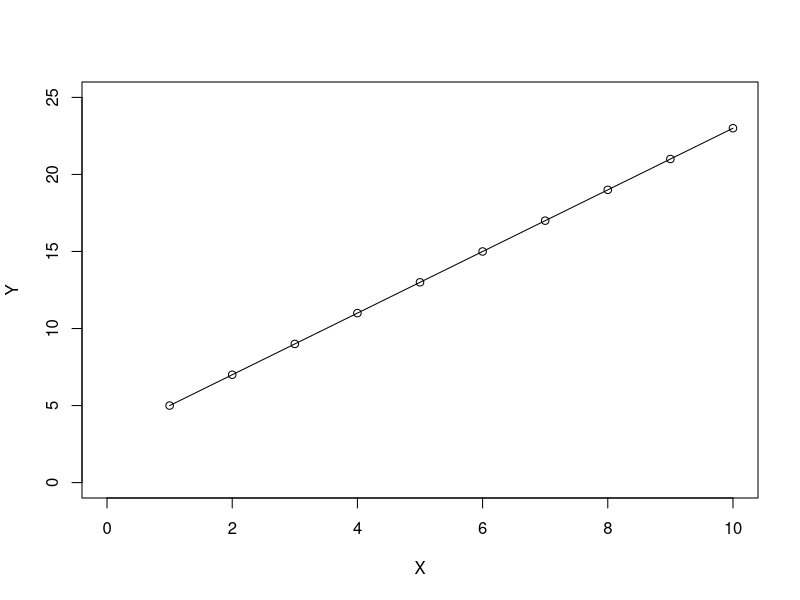
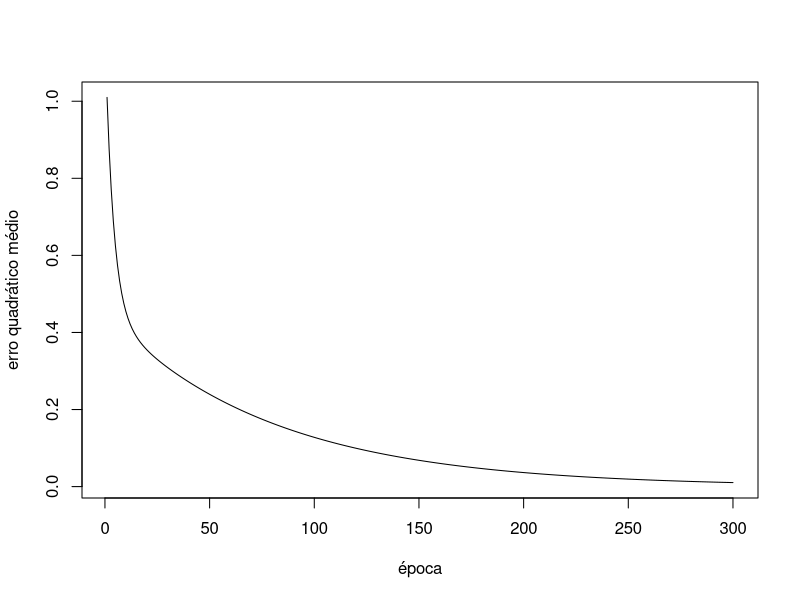
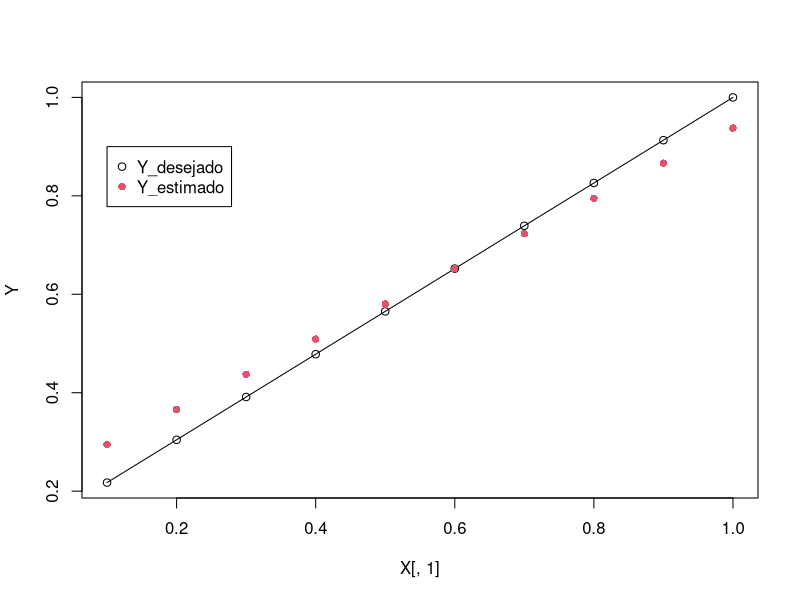
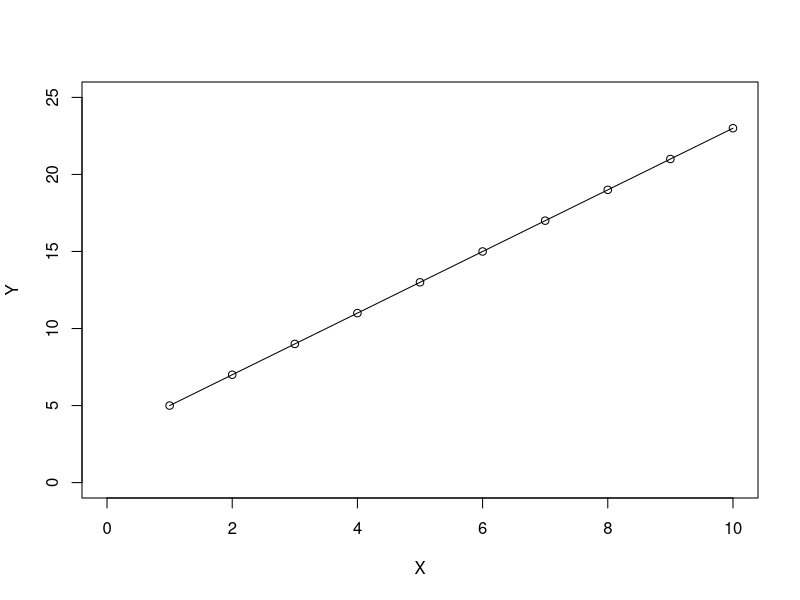
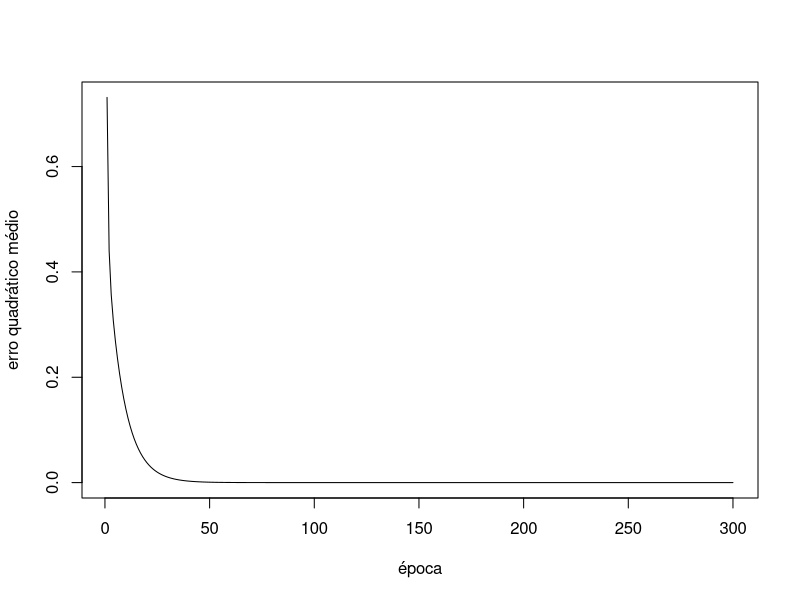
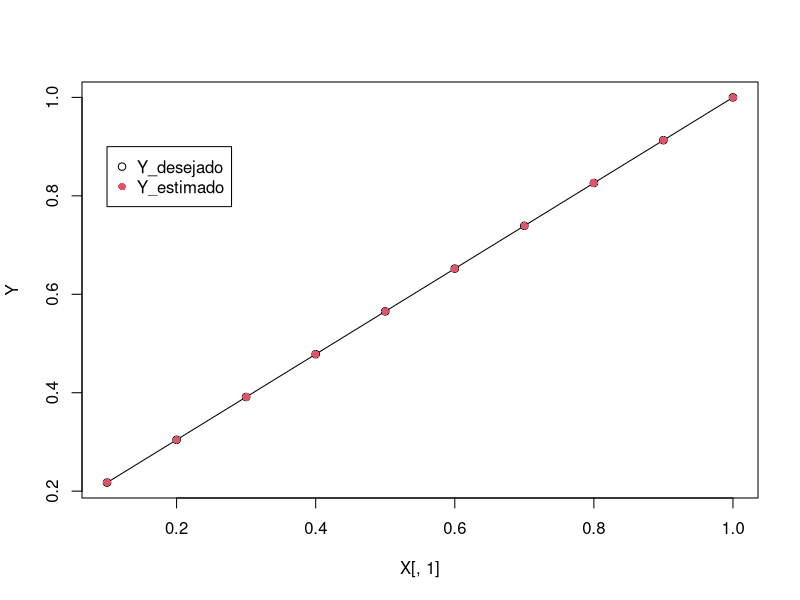
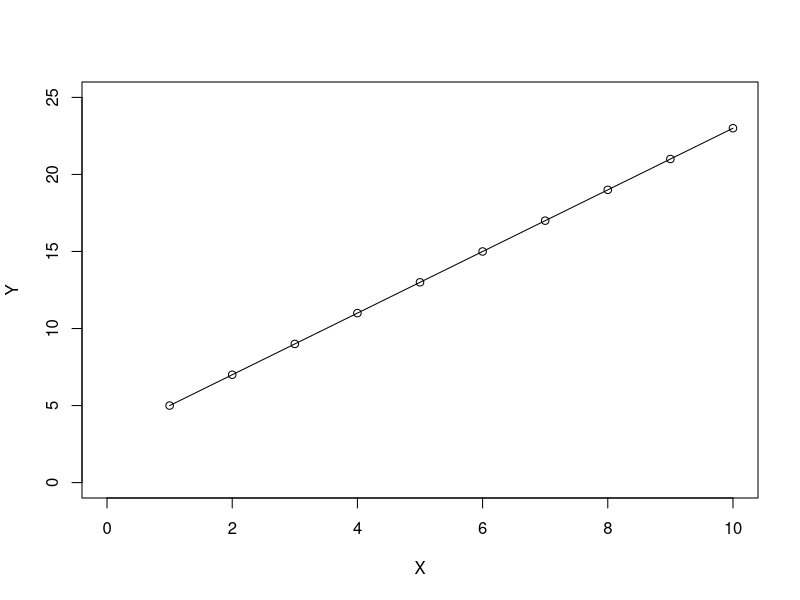
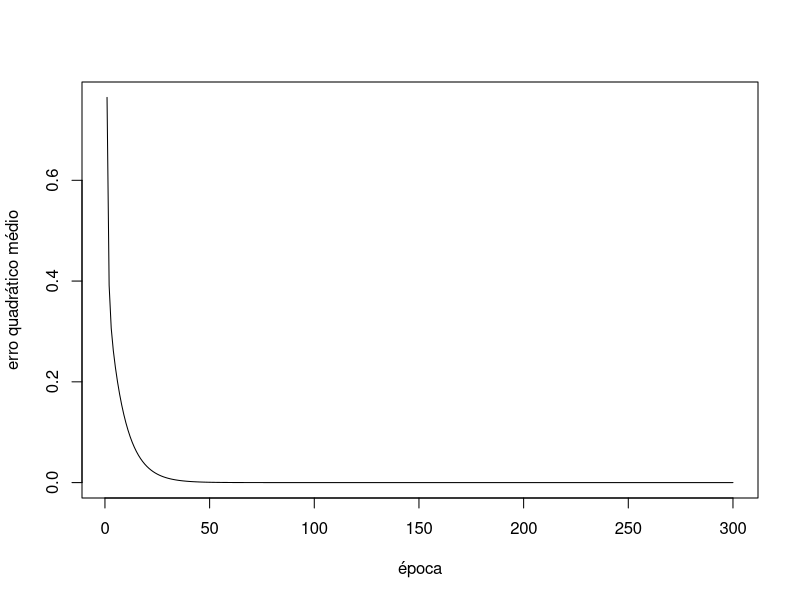

Reproduce these figures in R, in order.
## ---- chunk 1
# Definindo o tamanho do vetor
N<-10

# Criando o vetor X com valores de 1 a N
X<-seq(1,N)

# Criando o vetor Y com a função 2X + 3
Y<-2*X+3

# Plotando os valores de X e Y em um gráfico de pontos
plot(X,Y,type="o",xlim=c(0, 10),ylim=c(0,25))
## ---- chunk 2
# Normalizando os vetores entre 0 e 1 e transpondo
X<-X/max(X)
Y<-Y/max(Y)
X<-t(t(X))

# Adicionando um vetor de bias à matriz X
bias<-1
X<-cbind(X,bias)

# Imprimindo as matrizes X e Y
print(X)
print(cbind(Y))
## ---- chunk 3
# Definindo o número máximo de épocas e a taxa de aprendizado
epoca_max<-300
eta<-0.01

# Inicializando o vetor de pesos W
W<-c(0,1)

# Inicializando vetores para armazenar os erros das iterações e das épocas
err_iter<-rep(0,N)
err_epoc<-rep(0,epoca_max)

# Iniciando o loop de treinamento
for (epoca in 1:epoca_max) {
  for (i in 1:N) {
    # Calculando a saída estimada para a entrada atual
    v <- sum(X[i,]*W)
    # Calculando o erro entre a saída desejada e a saída estimada
    erro <- Y[i] - v
    # Calculando o delta para atualizar os pesos
    delta <- eta*erro*X[i,]
    # Atualizando os pesos
    W <- W + delta
    # Armazenando o erro da iteração atual
    err_iter[i] <- 0.5*(erro^2)
  }
  # Armazenando o erro da época atual
  err_epoc[epoca] <- sum(err_iter)
}

# Plotando o erro quadrático médio ao longo das épocas
plot(err_epoc, type = "line", xlab = "época", ylab = "erro quadrático médio")
## ---- chunk 4
print(W)
## ---- chunk 5
Y_estimado<-X[,1]*W[1]+W[2]

plot(X[,1],Y,type ="n")
points(X[,1],Y,pch=1,type="o",col="1")
points(X[,1],Y_estimado,pch=16,type="p",col="2")
legend(0.1,0.9,legend=c("Y_desejado","Y_estimado"),col=c(1,2),pch=c(1,16))
## ---- chunk 6
print(paste("Erro final do treinamento", err_epoc[epoca_max]))
## ---- chunk 7
N<-10
X<-seq(1,N)
Y<-2*X+3
plot(X,Y,type="o",xlim=c(0, 10),ylim=c(0,25))
## ---- chunk 8
X<-X/max(X)
Y<-Y/max(Y)
X<-t(t(X))
bias<-1
X<-cbind(X,bias)
print(X)
print(cbind(Y))
## ---- chunk 9
epoca_max<-300
eta<-0.1
W<-c(0,1)
err_iter<-rep(0,N)
err_epoc<-rep(0,epoca_max)

for (epoca in 1:epoca_max) {
  for (i in 1:N) {
    v <- sum(X[i,]*W)
    erro <- Y[i] - v
    delta <- eta*erro*X[i,]
    W <- W + delta
    err_iter[i] <- 0.5*(erro^2)
  }
  err_epoc[epoca] <- sum(err_iter)
}
plot(err_epoc, type = "line", xlab = "época", ylab = "erro quadrático médio")
## ---- chunk 10
print(W)

Y_estimado<-X[,1]*W[1]+W[2]

plot(X[,1],Y,type ="n")
points(X[,1],Y,pch=1,type="o",col="1")
points(X[,1],Y_estimado,pch=16,type="p",col="2")
legend(0.1,0.9,legend=c("Y_desejado","Y_estimado"),col=c(1,2),pch=c(1,16))

print(paste("Erro final do treinamento", err_epoc[epoca_max]))
## ---- chunk 11
N<-10
X<-seq(1,N)
Y<-2*X+3
plot(X,Y,type="o",xlim=c(0, 10),ylim=c(0,25))
## ---- chunk 12
X<-X/max(X)
Y<-Y/max(Y)
X<-t(t(X))
bias<-1
X<-cbind(X,bias)
print(X)
print(cbind(Y))
## ---- chunk 13
epoca_max<-300
eta<-0.1
W<-c(0.1,1)
err_iter<-rep(0,N)
err_epoc<-rep(0,epoca_max)

for (epoca in 1:epoca_max) {
  for (i in 1:N) {
    v <- sum(X[i,]*W)
    erro <- Y[i] - v
    delta <- eta*erro*X[i,]
    W <- W + delta
    err_iter[i] <- 0.5*(erro^2)
  }
  err_epoc[epoca] <- sum(err_iter)
}
plot(err_epoc, type = "line", xlab = "época", ylab = "erro quadrático médio")
## ---- chunk 14
print(W)

Y_estimado<-X[,1]*W[1]+W[2]

plot(X[,1],Y,type ="n")
points(X[,1],Y,pch=1,type="o",col="1")
points(X[,1],Y_estimado,pch=16,type="p",col="2")
legend(0.1,0.9,legend=c("Y_desejado","Y_estimado"),col=c(1,2),pch=c(1,16))

print(paste("Erro final do treinamento", err_epoc[epoca_max]))
